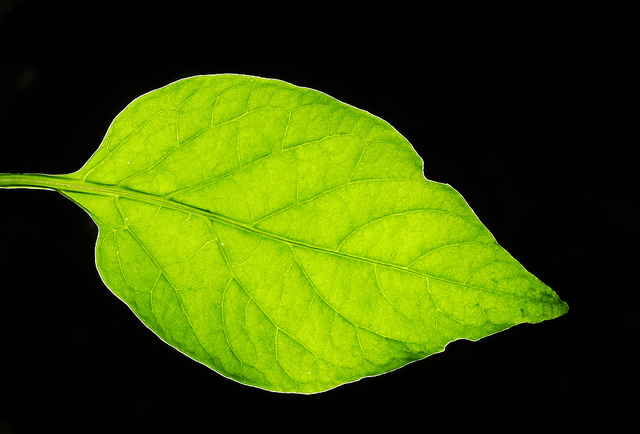
#> input picture plant-stress/data/data_proc/test/Bell_pepper leaf/Bell_pepper leaf (2).jpg, 640 x 434 px
$ python image_preprocessor.py --input '../../data/data_proc/test/Bell_pepper leaf' --output out
#> lines starting #> are read from the running program, lines starting #| are printed output that depends on the picture
#> in preprocess_image, image is the input picture: shape (434, 640, 3); mean B, G, R 2.9, 77.3, 58.3
#!/usr/bin/env python3
"""
Image preprocessing for plant stress detection
- Resize images to standard sizes
- Color constancy (Gray-World / Shades-of-Gray)
- VARI channel computation
- Data augmentation
"""

import os
import cv2
import numpy as np
from pathlib import Path
from PIL import Image
import argparse
from tqdm import tqdm

# [63 lines left out: functions gray_world_color_constancy, shades_of_gray_color_constancy, compute_vari_channel, not called in this run]

def resize_image(image, target_size, maintain_aspect=True):
    """
    Resize image to target size
    """
#> called with target_size = 512, maintain_aspect = True
    if maintain_aspect:
        h, w = image.shape[:2]
#> h = 434; w = 640
        aspect_ratio = w / h
#> aspect_ratio = 1.47

        if aspect_ratio > 1:  # Width > height
            new_w = target_size
            new_h = int(target_size / aspect_ratio)
#> new_h = 347
        else:  # Height >= width
            new_h = target_size
            new_w = int(target_size * aspect_ratio)

        resized = cv2.resize(image, (new_w, new_h))

        # Pad to target size
        pad_h = (target_size - new_h) // 2
#> pad_h = 82
        pad_w = (target_size - new_w) // 2

        padded = np.zeros((target_size, target_size, 3), dtype=np.uint8)
        padded[pad_h:pad_h + new_h, pad_w:pad_w + new_w] = resized
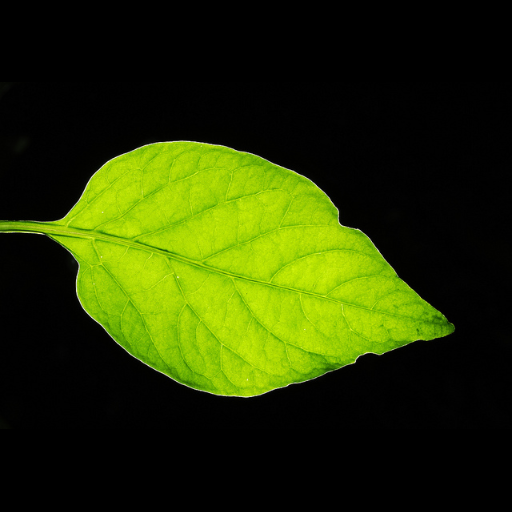
#> padded: shape (512, 512, 3); mean B, G, R 2, 52.3, 39.4

        return padded
    else:
        return cv2.resize(image, (target_size, target_size))

def preprocess_image(image_path, output_path, target_size=512,
                    apply_color_constancy=False, color_constancy_method='gray_world',
                    compute_vari=False, save_vari=False):
    """
    Preprocess a single image
    """
    # Read image
    image = cv2.imread(str(image_path))
    if image is None:
        print(f"Could not read image: {image_path}")
        return False

    # Apply color constancy if requested
    if apply_color_constancy:
        if color_constancy_method == 'gray_world':
            image = gray_world_color_constancy(image)
        elif color_constancy_method == 'shades_of_gray':
            image = shades_of_gray_color_constancy(image)

    # Resize image
    resized = resize_image(image, target_size)

    # Save processed image
    cv2.imwrite(str(output_path), resized)

    # Compute and save VARI channel if requested
    if compute_vari:
        vari_channel = compute_vari_channel(image)
        if save_vari:
            vari_path = output_path.parent / f"{output_path.stem}_vari{output_path.suffix}"
            cv2.imwrite(str(vari_path), vari_channel)

    return True

def preprocess_dataset(input_dir, output_dir, target_size=512,
                      apply_color_constancy=False, color_constancy_method='gray_world',
                      compute_vari=False, save_vari=False):
    """
    Preprocess entire dataset
    """
    input_path = Path(input_dir)
    output_path = Path(output_dir)

    if not input_path.exists():
        print(f"Input directory does not exist: {input_dir}")
        return

    # Create output directory
    output_path.mkdir(parents=True, exist_ok=True)

    # Find all image files
    image_extensions = {'.jpg', '.jpeg', '.png', '.bmp'}
    image_files = []

    for ext in image_extensions:
        image_files.extend(input_path.rglob(f"*{ext}"))
        image_files.extend(input_path.rglob(f"*{ext.upper()}"))

    print(f"Found {len(image_files)} images to process")

    # Process images
    success_count = 0
    for img_path in tqdm(image_files, desc="Processing images"):
        # Create relative path structure
        rel_path = img_path.relative_to(input_path)
        output_file = output_path / rel_path

        # Create output directory
        output_file.parent.mkdir(parents=True, exist_ok=True)

        # Process image
        if preprocess_image(img_path, output_file, target_size,
                          apply_color_constancy, color_constancy_method,
                          compute_vari, save_vari):
            success_count += 1

    print(f"Successfully processed {success_count}/{len(image_files)} images")

def main():
    parser = argparse.ArgumentParser(description="Preprocess images for plant stress detection")
    parser.add_argument("--input", required=True, help="Input directory containing images")
    parser.add_argument("--output", required=True, help="Output directory for processed images")
    parser.add_argument("--size", type=int, default=512, help="Target image size")
    parser.add_argument("--color-constancy", action="store_true",
                       help="Apply color constancy correction")
    parser.add_argument("--method", choices=['gray_world', 'shades_of_gray'],
                       default='gray_world', help="Color constancy method")
    parser.add_argument("--vari", action="store_true",
                       help="Compute VARI channel")
    parser.add_argument("--save-vari", action="store_true",
                       help="Save VARI channel as separate image")

    args = parser.parse_args()

    preprocess_dataset(args.input, args.output, args.size,
                      args.color_constancy, args.method,
                      args.vari, args.save_vari)

if __name__ == "__main__":
    main()
